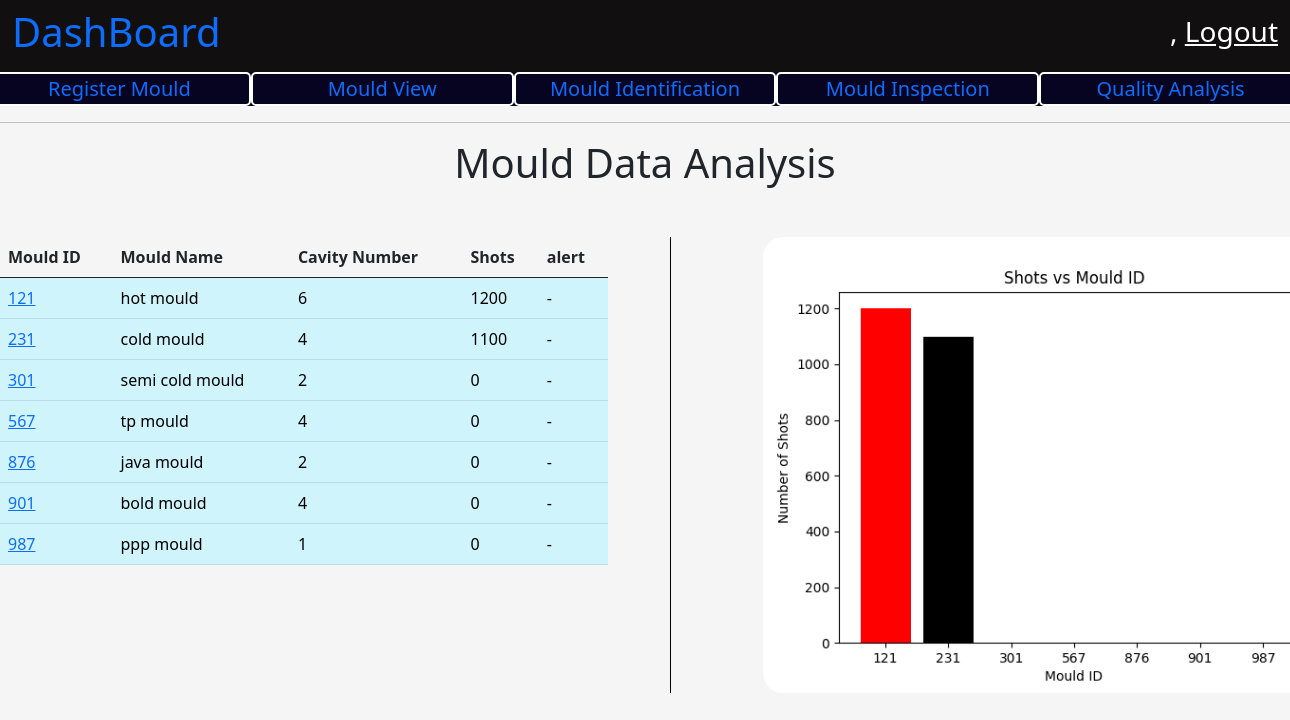
Screenshot of / (signed in) with the database file from the repository.
### mould/models.py (models this page shows, shortened)
class Mould(models.Model):
    mould_id = models.IntegerField(primary_key=True)
    mould_name = models.CharField(max_length=200)
    cavity_number = models.IntegerField()
    registered_date = models.DateTimeField(auto_now_add=True)
    registered_by = models.ForeignKey(User, on_delete=models.PROTECT)
    general_maintaince_cleaning_threshold_value = models.IntegerField()
    preventive_maintaince_clearning_thresold_value = models.IntegerField()
    tool_life = models.IntegerField()
    present_count = models.IntegerField()
    def __str__(self):
        return str(self.mould_id)
    def general_alert(self):  # alert general cleaning.
        mould_status_data = MouldStatus.objects.filter(mould_id = self.mould_id)
        count = 0
        for mould in mould_status_data:
            count = count + mould.count_increment
        return self.general_maintaince_cleaning_threshold_value -count <= 500

### user_panel/views.py (the view)
# urls.py: path('', views.homePage, name = "homePage"),
@login_required
def homePage(request):
    context = {}
    print(request.user)
    context['user'] = request.user
    print("-----------------------")
    print(context['user'])
    mould_data = Mould.objects.all()
    print(type(mould_data))
    mould_data = list(mould_data)
    print(mould_data)
    main_point = -1
    for i in range(len(mould_data)):
        if mould_data[i].general_alert() is True:
            main_point += 1
            temp = mould_data[i]
            mould_data[i] = mould_data[main_point]
            mould_data[main_point] = temp
    graph_for_mould_number_vs_no_of_shots()
    context['mould_data'] = mould_data
    print("----------------------")
    return render(request, 'user_panel/user_dashboard.html', context)

### user_panel/views.py (called while the page is built)
def graph_for_mould_number_vs_no_of_shots():
    mould_data = Mould.objects.all()
    mould_id = []
    mould_shots_count = []
    bar_color = []
    color_list = ['black', 'red', 'green']
    for i in range(len(mould_data)):
        mould_id.append(mould_data[i].mould_id)
        mould_shots_count.append(mould_data[i].present_count)
        color_index = random.randint(0, 2)
        bar_color.append(color_list[color_index])
    mould_id.sort()
    plt.bar([str(i) for i in mould_id], mould_shots_count, color = bar_color)
    plt.title('Shots vs Mould ID')
    plt.xlabel('Mould ID')
    plt.ylabel('Number of Shots')
    print(mould_id)
    print(mould_shots_count)
    plt.savefig('user_panel/static/images/number_of_mould_vs_shots.png')
    plt.close()

### user_panel/templates/user_panel/user_dashboard.html (shortened to what this page needs)
{% extends 'base.html' %}
{% load static %}
{% block title %}
    <link
        rel="stylesheet"
        href="{% static 'css/dashboard.css' %}" >
{% endblock %}
{% block body_content %}
    <nav
        class="navbar navbar-light dashboard_nav">
        <div class="container-fluid dashboard_nav">
            <p class="h1 dashboard_title">
                <a href="{% url 'homePage' %}" style="text-decoration:None;">
                  DashBoard
                </a>
            </p>
            <div class="user_data">
                <p class="h3">
                    {{ request.user.first_name }},
                    <a href="{% url 'userLogout' %}">
                        Logout
                    </a>
                </p>
            </div>
        </div>
    </nav>
    <div class="optionBar">
        <div class="row">
            <div class="col">
                <a href="{% url 'MouldRegistration' %}">
                    Register Mould
                </a>
            </div>
            <div class="col">
                <a href="{% url 'MouldUpdate' %}">
                Mould View
                </a>
            </div>
             <div class="col">
                <a href="{% url "MouldSearch" %}">
                Mould Identification
                </a>
            </div>
             <div class="col">
                <a href="{% url 'MouldRegistration' %}">
                Mould Inspection
                </a>
            </div>
            <div class="col">
                <a href="{% url 'MouldRegistration' %}">
                Quality Analysis
                </a>
            </div>
        </div>
    </div>
    <hr/>
    <p class="h1 firstHeading" style="text-align : center;">
            Mould Data Analysis
    </p>
    <div class="MouldData">
        <div class="row">
            <div class="col">
               <table class="table">
                    <thead>
                        <tr>
                            <th scope="col">Mould ID</th>
                            <th scope="col">Mould Name</th>
                            <th scope="col">Cavity Number</th>
                            <th scope="col">Shots</th>
                            <th scope="col"> alert </th>
                        </tr>
                    </thead>
                    <tbody>
                        {% for mould in mould_data %}
                            {% if mould.general_alert %}
                                <tr class="table-danger">
                                    <td class="table-danger">
                                        <a href="mould/{{ mould.mould_id }}">
                                            {{ mould.mould_id }}
                                        </a>
                                    </td>
                                    <td class="table-danger">
                                        {{ mould.mould_name }}
                                    </td>
                                    <td class="table-danger">
                                        {{ mould.cavity_number }}
                                    </td>
                                    <td class="table-danger">
                                        {{ mould.present_count }}
                                    </td>
                                    <td class="table-danger">
                                        {% if mould.tool_life_over_alert %}
                                            Tool Life Over Alert
                                        {% elif mould.preventive_maintance_alert %}
                                            Prevetive Maitaince Alert
                                        {% else %}
                                            General Clearning Alert
                                        {% endif %}
                                    </td>
                                </tr>
                            {% else %}
                                <tr class="table-info">
                                    <td class="table-info">
                                        <a href="mould/{{ mould.mould_id }}">
                                            {{ mould.mould_id }}
                                        </a>
                                    </td>
                                    <td class="table-info">
                                        {{ mould.mould_name }}
                                    </td>
                                    <td class="table-info">
                                        {{ mould.cavity_number }}
                                    </td>
                                    <td class="table-info">
                                        {{ mould.present_count }}
                                    </td>
                                    <td class="table-info">
                                        -
                                    </td>
                                </tr>
                            {% endif %}
                        {% endfor %}
                    </tbody>
                </table>
            </div>
            <div class="col graphData">
                <img src="{% static 'images/number_of_mould_vs_shots.png' %}" class="img-fluid graphMouldImg" alt="...">
            </div>
        </div>
    </div>
{% endblock %}

### user/templates/base.html (shortened to what this page needs)
<!doctype html>
<html lang="en">
  <head>
    <link href="https://cdn.jsdelivr.net/npm/bootstrap@5.0.2/dist/css/bootstrap.min.css" rel="stylesheet">
        {% block title %}
        {% endblock %}
  </head>
  <body>
    {% block body_content %}{% endblock %}
  </body>
</html>

### user_panel/static/css/dashboard.css (style rules this page uses)
body { background-color: whitesmoke; }
nav.dashboard_nav { background-color: rgb(17, 15, 15); }
nav.dashboard_nav div.dashboard_nav { color : white; }
nav.dashboard_nav div.user_data p a { color: white; }
div.optionBar { background-color: rgb(6, 4, 32); }
div.optionBar div.row div.col { font-size: 20px; border : 2px solid white; border-radius: 5px; text-align: center; color:white; }
div.optionBar div.row div.col a { text-decoration: none; }
div.MouldData { margin-top : 50px; }
div.MouldData div.row div.graphData { border-left : 0.5px solid black; margin-left : 50px; }
div.MouldData div.row div.graphData img.graphMouldImg { margin-left : 80px; width: 700px; border-radius: 20px; }

### rows the page displays
Mould: mould_id "121", mould_name "hot mould", cavity_number "6", present_count "1200"
Mould: mould_id "231", mould_name "cold mould", cavity_number "4", present_count "1100"
Mould: mould_id "301", mould_name "semi cold mould", cavity_number "2", present_count "0"
Mould: mould_id "567", mould_name "tp mould", cavity_number "4", present_count "0"
Mould: mould_id "876", mould_name "java mould", cavity_number "2", present_count "0"
Mould: mould_id "901", mould_name "bold mould", cavity_number "4", present_count "0"
Mould: mould_id "987", mould_name "ppp mould", cavity_number "1", present_count "0"
